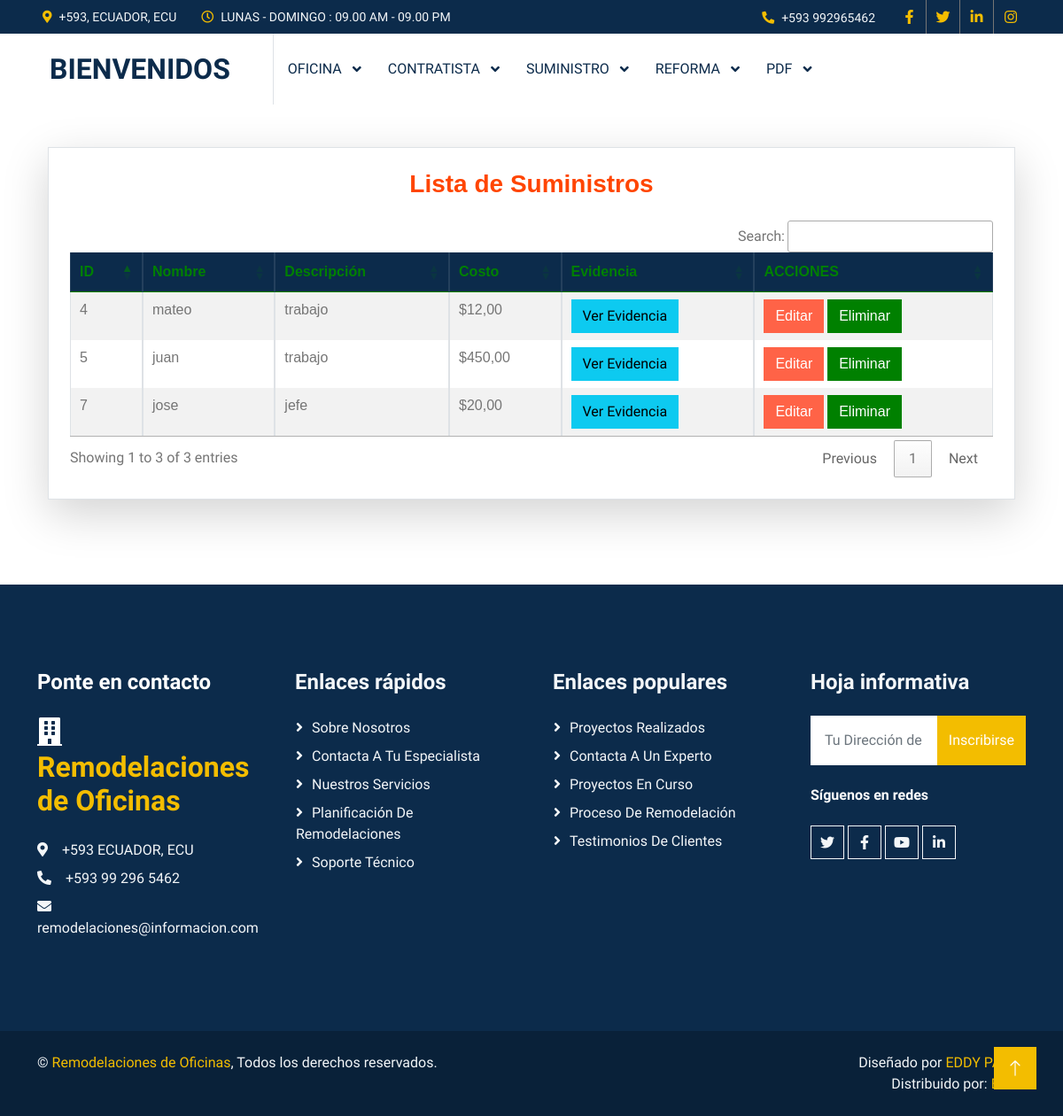
Screenshot of /listasuministro/ with the database file from the repository.
### aplicacion/ofisina/models.py (models this page shows, shortened)
class Suministro(models.Model):
    nombre = models.CharField(max_length=255)
    descripcion = models.TextField()
    costo = models.DecimalField(max_digits=10, decimal_places=2)
    evidencia = models.FileField(
        upload_to='suministros/',
        null=True,
        blank=True,
        validators=[FileExtensionValidator(allowed_extensions=['pdf', 'doc', 'docx', 'xls', 'xlsx'])]
    )

### aplicacion/ofisina/views.py (the view)
# urls.py: path('listasuministro/', views.listasuministro),  # Listado de abogados
def listasuministro(request):
    suministros = Suministro.objects.all()
    return render(request, 'listasuministro.html', {'suministros': suministros})

### aplicacion/ofisina/templates/listasuministro.html (shortened to what this page needs)
{% extends "./plantilla.html" %}
{% block contenido %}
<div class="container mt-5">
    <div class="border p-4 rounded-3 shadow-lg">
        <h3 class="mb-4 text-center" style="color: #FF4500; font-family: 'Algerian', sans-serif;">Lista de Suministros</h3>
        <table class="table table-bordered table-striped table-hover" id="tbl_suministros">
            <thead class="table-dark">
                <tr>
                    <th style="color: #008000; font-family: 'Algerian', sans-serif;">ID</th>
                    <th style="color: #008000; font-family: 'Algerian', sans-serif;">Nombre</th>
                    <th style="color: #008000; font-family: 'Algerian', sans-serif;">Descripción</th>
                    <th style="color: #008000; font-family: 'Algerian', sans-serif;">Costo</th>
                    <th style="color: #008000; font-family: 'Algerian', sans-serif;">Evidencia</th>
                    <th style="color: #008000; font-family: 'Algerian', sans-serif;">ACCIONES</th>
                </tr>
            </thead>
            <tbody>
                {% for suministro in suministros %}
                <tr>
                    <td style="font-family: 'Algerian', sans-serif;">{{ suministro.id }}</td>
                    <td style="font-family: 'Algerian', sans-serif;">{{ suministro.nombre }}</td>
                    <td style="font-family: 'Algerian', sans-serif;">{{ suministro.descripcion }}</td>
                    <td style="font-family: 'Algerian', sans-serif;">${{ suministro.costo }}</td>
                    <td>
                        {% if suministro.evidencia %}
                            <a href="{{ suministro.evidencia.url }}" target="_blank" class="btn btn-info">Ver Evidencia</a>
                        {% else %}
                            <p style="font-family: 'Algerian', sans-serif;">Sin evidencia</p>
                        {% endif %}
                    </td>
                    <td>
                        <a href="/editarsuministro/{{ suministro.id }}" class="btn" style="background-color: #FF6347;color: white; font-family: 'Algerian', sans-serif;">Editar</a>
                        <a onclick="return confirm('¿Está seguro de eliminar permanentemente?')" href="/eliminarsuministro/{{ suministro.id }}" class="btn" style="background-color: #008000; color: white; font-family: 'Algerian', sans-serif;">Eliminar</a>
                    </td>
                </tr>
                {% endfor %}
            </tbody>
        </table>
    </div>
</div>
{% block scripts %}
    <link rel="stylesheet" type="text/css" href="https://cdn.datatables.net/1.13.4/css/jquery.dataTables.min.css">
    <link rel="stylesheet" type="text/css" href="https://cdn.datatables.net/buttons/2.2.3/css/buttons.dataTables.min.css">
{% endblock %}
{% endblock %}

### deber/static/plantilla/css/style.css (style rules this page uses)
:root { --primary: #F3BD00; --secondary: #757575; --light: #F3F6F8; --dark: #0C2B4B; }
.btn { font-weight: 500; transition: .5s; }

### rows the page displays
Suministro: id "4", nombre "mateo", descripcion "trabajo", costo "12,00"
Suministro: id "5", nombre "juan", descripcion "trabajo", costo "450,00"
Suministro: id "7", nombre "jose", descripcion "jefe", costo "20,00"
